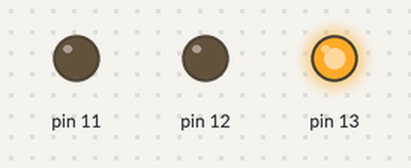
A sketch run on a simulated Arduino Uno, built with avr-gcc and run on an emulated ATmega328P. Parts: output pins drawn as LEDs (lit = HIGH).

Above: at 0.5 s.
At 5.5 s:
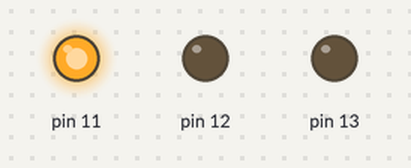
At 10.5 s:
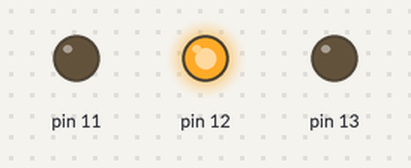
At 13.0 s:
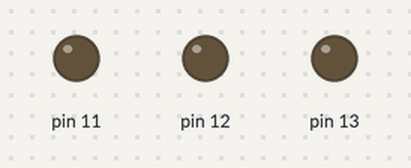
Timing chart, 0 to 19.5 s (numbered marks = the images above):
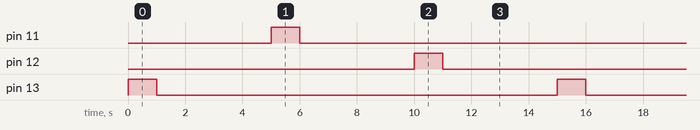

Measured:
- by itself, pin 11–13: alternates HIGH for 1.0 s and LOW for 14.0 s
- by itself, everything shown: repeats every 15.0 s, in 6 steps

The sketch:

trafficLight.ino
```cpp
/*
 * Blink
 * Turns on an LED for one second and then
 * turns off for one section
 * (in public domain)
 */

int blue = 13;
int red = 12;
int yel = 11;

void setup() {
  // init light colors
  pinMode(13, OUTPUT);
  pinMode(12, OUTPUT);
  pinMode(11, OUTPUT);

}

void loop() {
  // Alternate between blue, yel, and green

  pinMode(13, OUTPUT);
  digitalWrite(13, HIGH);
  delay(1000);
  digitalWrite(13, LOW);
  delay(4000);
  pinMode(11, OUTPUT);
  digitalWrite(11, HIGH);
  delay(1000);
  digitalWrite(11, LOW);
  delay(4000);
  pinMode(12, OUTPUT);
  digitalWrite(12, HIGH);
  delay(1000);
  digitalWrite(12, LOW);
  delay(4000);
}
```
